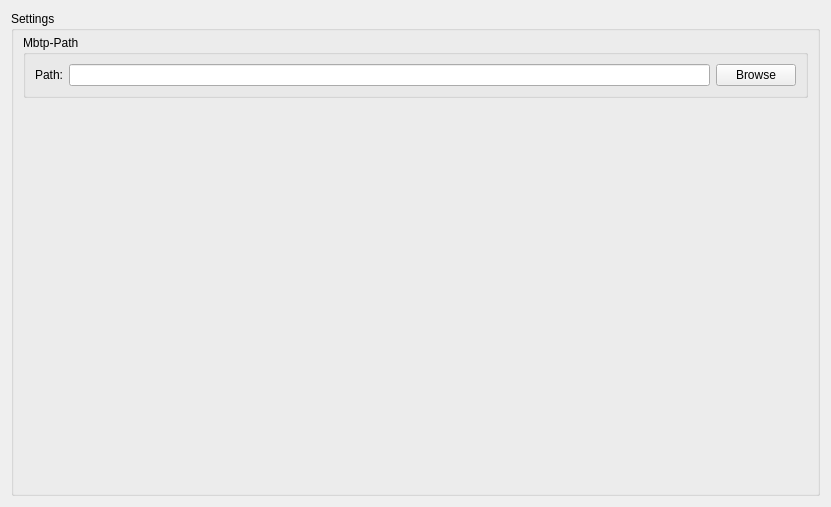
<?xml version="1.0" encoding="UTF-8"?>
<ui version="4.0">
 <class>MbtpSettings</class>
 <widget class="QWidget" name="MbtpSettings">
  <property name="geometry">
   <rect>
    <x>0</x>
    <y>0</y>
    <width>831</width>
    <height>507</height>
   </rect>
  </property>
  <property name="sizePolicy">
   <sizepolicy hsizetype="Preferred" vsizetype="Preferred">
    <horstretch>0</horstretch>
    <verstretch>0</verstretch>
   </sizepolicy>
  </property>
  <layout class="QHBoxLayout" name="horizontalLayout_2">
   <item>
    <widget class="QGroupBox" name="Settings">
     <property name="title">
      <string>Settings</string>
     </property>
     <layout class="QVBoxLayout" name="verticalLayout">
      <property name="topMargin">
       <number>4</number>
      </property>
      <property name="bottomMargin">
       <number>4</number>
      </property>
      <item>
       <widget class="QGroupBox" name="MbtpPathBox">
        <property name="title">
         <string>Mbtp-Path</string>
        </property>
        <layout class="QHBoxLayout" name="horizontalLayout">
         <item>
          <widget class="QLabel" name="MbtpPathLabel">
           <property name="text">
            <string>Path:</string>
           </property>
          </widget>
         </item>
         <item>
          <widget class="QLineEdit" name="MbtpPath"/>
         </item>
         <item>
          <widget class="QPushButton" name="MbtpPathBrowse">
           <property name="text">
            <string>Browse</string>
           </property>
          </widget>
         </item>
        </layout>
       </widget>
      </item>
      <item>
       <spacer name="verticalSpacer">
        <property name="orientation">
         <enum>Qt::Vertical</enum>
        </property>
        <property name="sizeHint" stdset="0">
         <size>
          <width>20</width>
          <height>40</height>
         </size>
        </property>
       </spacer>
      </item>
     </layout>
    </widget>
   </item>
  </layout>
 </widget>
 <resources/>
 <connections/>
</ui>
